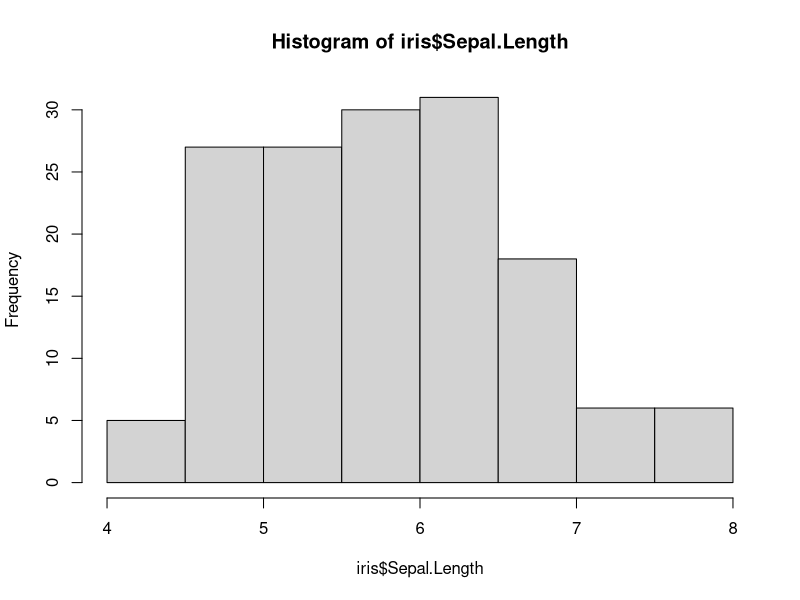
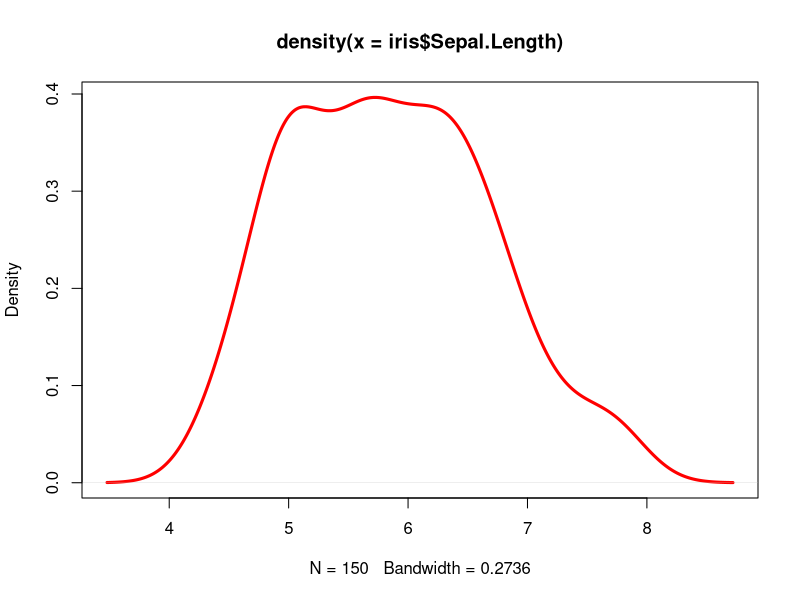
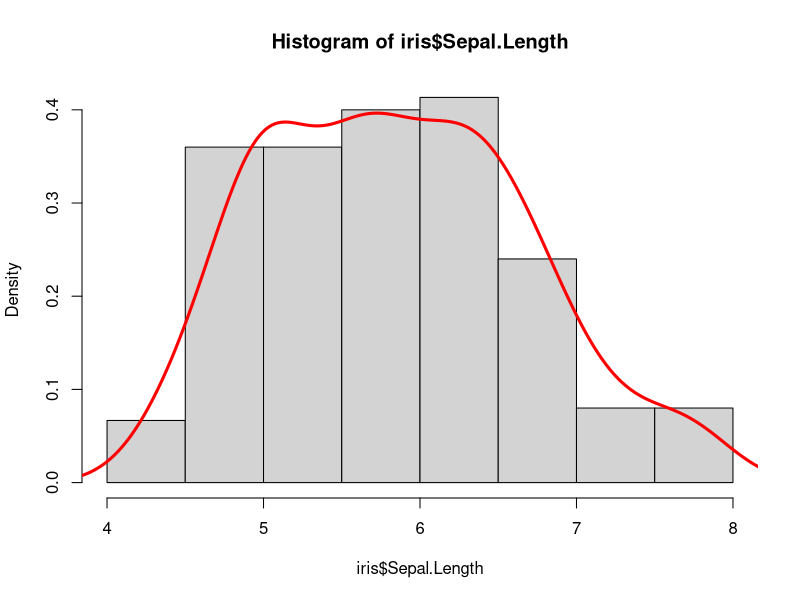
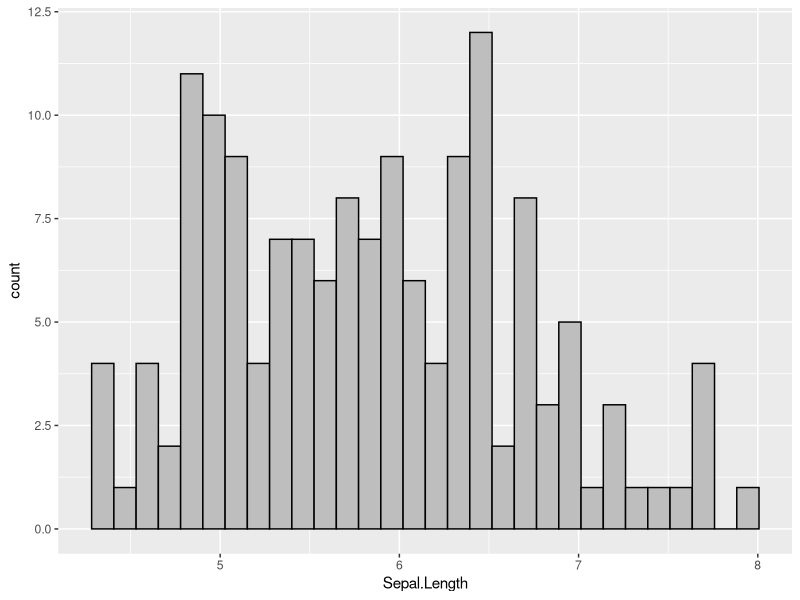
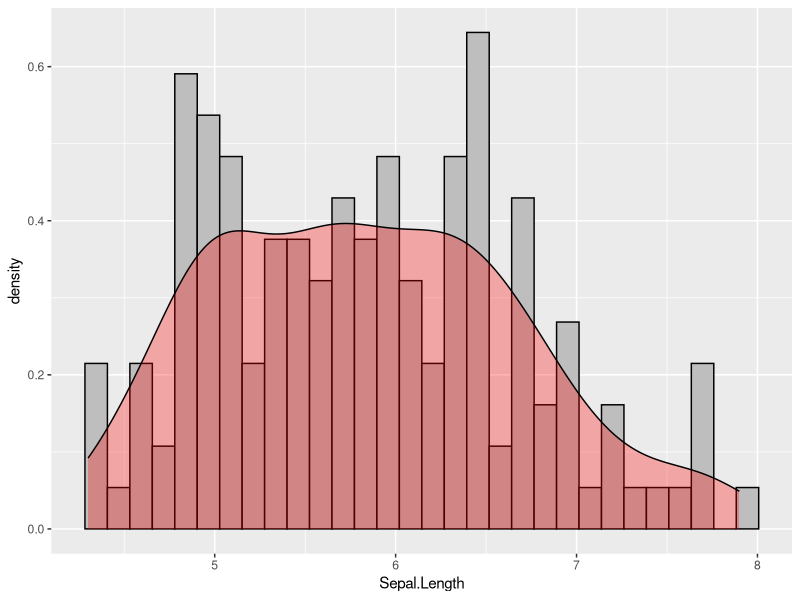
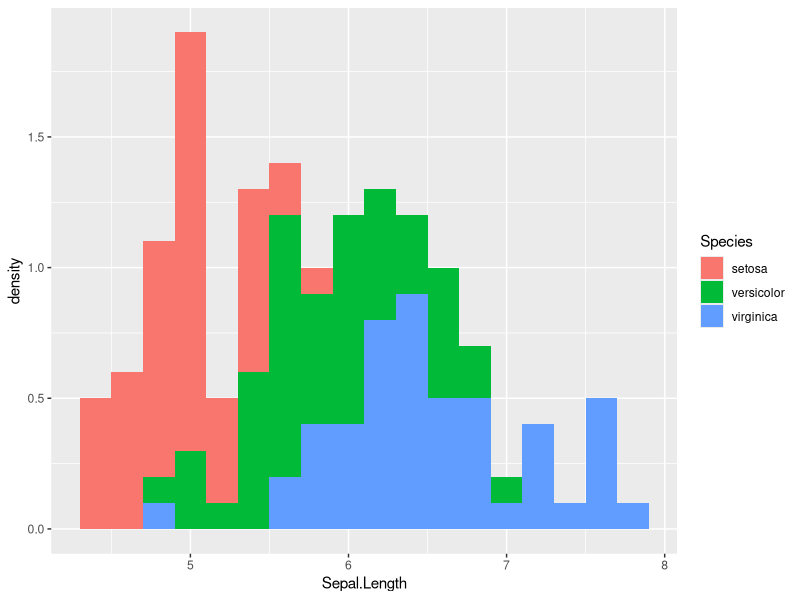
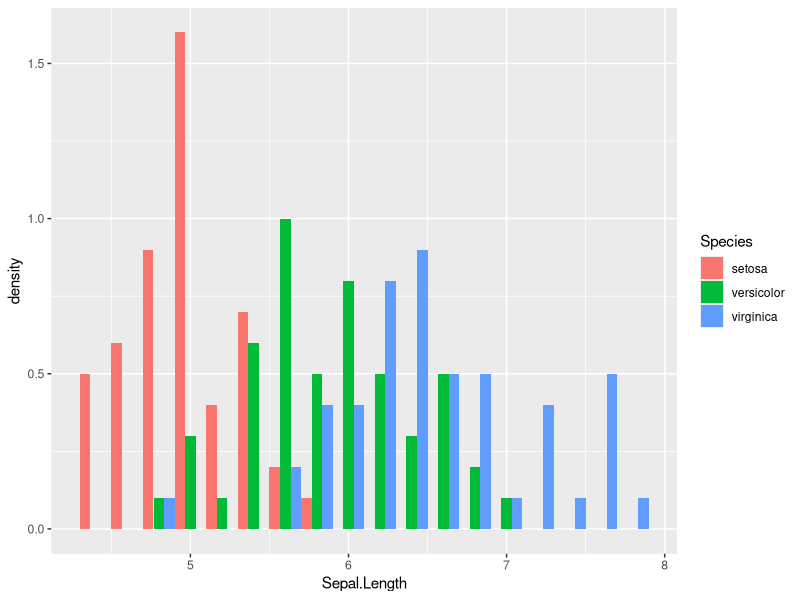
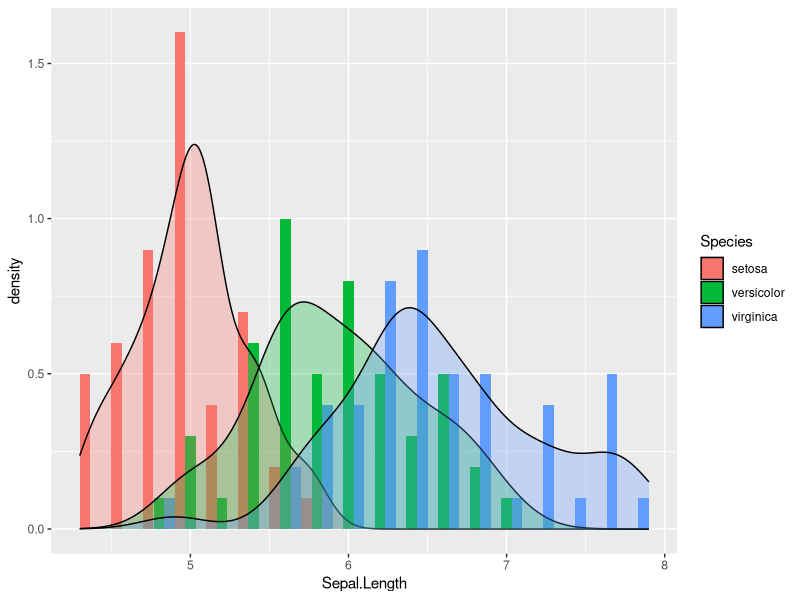

These figures' R source, in order:
## ---- chunk 1
knitr::opts_chunk$set(echo = TRUE,
                      warning = FALSE,
                      message = FALSE)
## ---- chunk 2
data('iris')
summary(iris)
## ---- chunk 3
max(iris$Sepal.Length)-min(iris$Sepal.Length)
## ---- chunk 4
IQR(iris$Sepal.Length)
## ---- chunk 5
sd(iris$Sepal.Length)
## ---- chunk 6
x <- seq(from=0,to=4,by=4/100)
summary(x)
## ---- chunk 7
hist(iris$Sepal.Length)
## ---- chunk 8
plot(density(iris$Sepal.Length),col="red",lwd=3)
## ---- chunk 9
hist(iris$Sepal.Length,freq=FALSE)
points(density(iris$Sepal.Length),type='l',lwd=3,col="red")
## ---- chunk 10
library(ggplot2)
ggplot(data=iris,aes(x=Sepal.Length)) +
  geom_histogram(color="black",fill="gray")
## ---- chunk 11
library(ggplot2)
ggplot(data=iris,aes(x=Sepal.Length)) +
  geom_histogram(aes(y=..density..),color="black",fill="gray") +
  geom_density(color='black',fill='red',alpha=0.3)
## ---- chunk 12
library(ggplot2)
ggplot(data=iris,aes(x=Sepal.Length,fill=Species)) +
  geom_histogram(aes(y=..density..),binwidth=0.2)
## ---- chunk 13
library(ggplot2)
ggplot(data=iris,aes(x=Sepal.Length,fill=Species)) +
  geom_histogram(aes(y=..density..),position="dodge",binwidth=0.2)
## ---- chunk 14
library(ggplot2)
ggplot(data=iris,aes(x=Sepal.Length,fill=Species)) +
  geom_histogram(aes(y=..density..),position="dodge",binwidth=0.2) +
  geom_density(alpha=0.3)
## ---- chunk 15
library(ggplot2)
ggplot(data=iris,aes(x=Sepal.Length,fill=Species)) +
  geom_density(alpha=0.5)
## ---- chunk 16
library(ggplot2)
ggplot(data=iris,aes(x=Sepal.Length,fill=Species)) +
  geom_histogram(aes(y=..density..),position="dodge",binwidth=0.2) + 
  facet_grid(cols=vars(Species))
## ---- chunk 17
library(ggplot2)
ggplot(data=iris,aes(x=Sepal.Length,fill=Species)) +
  geom_density(alpha=0.5) +
  facet_grid(cols=vars(Species))
## ---- chunk 18
library(ggplot2)
ggplot(data=iris,aes(x=Sepal.Length,fill=Species)) +
  geom_histogram(aes(y=..density..),binwidth=0.2) +
  geom_density(alpha=0.3) +
  facet_grid(cols=vars(Species))
## ---- chunk 19
boxplot(Sepal.Length ~ Species, data=iris)
## ---- chunk 20
library(ggplot2)
ggplot(data=iris,aes(x=Species,y=Sepal.Length,fill=Species)) +
  geom_boxplot()
## ---- chunk 21
library(ggplot2)
ggplot(data=iris,aes(x=Species,y=Sepal.Length,fill=Species)) +
  geom_violin()
## ---- chunk 22
library(ggplot2)
ggplot(data=iris,aes(x=Species,y=Sepal.Length,fill=Species)) +
  geom_violin(trim=FALSE)
## ---- chunk 23
library(ggplot2)
ggplot(data=iris,aes(x=Species,y=Sepal.Length,fill=Species)) +
  geom_violin(trim=FALSE) +
  geom_boxplot(width=0.2,fill="white")
## ---- chunk 24
table(iris$Species)
## ---- chunk 25
data("mtcars")
head(mtcars)
## ---- chunk 26
table(mtcars$cyl)
## ---- chunk 27
hist(mtcars$disp)
## ---- chunk 28
breaks <- c(min(mtcars$disp),200,400,max(mtcars$disp)) # Create the endpoints of the bins
disp_freq <- cut(mtcars$disp,breaks=breaks) #Put data in the bins
table(disp_freq) # Tabulate, returning frequency counts in the bins
## ---- chunk 29
table(mtcars$cyl,mtcars$gear)
## ---- chunk 30
table(cut(mtcars$disp,quantile(mtcars$disp)),
      cut(mtcars$hp,quantile(mtcars$hp)))
## ---- chunk 31
plot(iris$Petal.Length,iris$Petal.Width)
abline(lm(Petal.Width ~ Petal.Length,data=iris),lwd=3,col="red")
## ---- chunk 32
cor(iris$Petal.Length,iris$Petal.Width)
## ---- chunk 33
plot(iris$Petal.Length,iris$Petal.Width)
## ---- chunk 34
library(ggplot2)
ggplot(data=iris,aes(x=Petal.Length,y=Petal.Width)) +
  geom_point()
## ---- chunk 35
plot(iris$Petal.Length,iris$Petal.Width)
abline(lm(Petal.Width ~ Petal.Length,data=iris),lwd=3,col="red")
## ---- chunk 36
library(ggplot2)
ggplot(data=iris,aes(x=Petal.Length,y=Petal.Width)) +
  geom_point() +
  geom_smooth(method="lm")
## ---- chunk 37
library(ggplot2)
ggplot(data=iris,aes(x=Petal.Length,y=Petal.Width,color=Species)) +
  geom_point()
## ---- chunk 38
library(ggplot2)
ggplot(data=iris,aes(x=Petal.Length,y=Petal.Width,shape=Species)) +
  geom_point(size=2)
## ---- chunk 39
library(ggplot2)
ggplot(data=iris,aes(x=Petal.Length,y=Petal.Width)) +
  stat_bin2d()
## ---- chunk 40
library(ggplot2)
ggplot(data=iris,aes(x=Petal.Length,y=Petal.Width)) +
  stat_binhex()
## ---- chunk 41
library(ggplot2)
ggplot(data=iris,aes(x=Petal.Length,y=Petal.Width)) +
  stat_density_2d()
## ---- chunk 42
library(ggplot2)
ggplot(data=iris,aes(x=Petal.Length,y=Petal.Width)) +
  stat_density_2d(aes(fill=stat(level)),geom="polygon")
## ---- chunk 43
library(ggplot2)
ggplot(data=iris,aes(x=Petal.Length,y=Petal.Width)) +
  stat_binhex() +
  stat_density_2d()
## ---- chunk 44
pairs(iris)
## ---- chunk 45
library(GGally)
ggpairs(iris,progress=FALSE)
## ---- chunk 46
petal <- iris[,c("Species","Petal.Length","Petal.Width")]
## ---- chunk 47
pairs(petal)
## ---- chunk 48
library(GGally)
ggpairs(petal,progress=FALSE)
